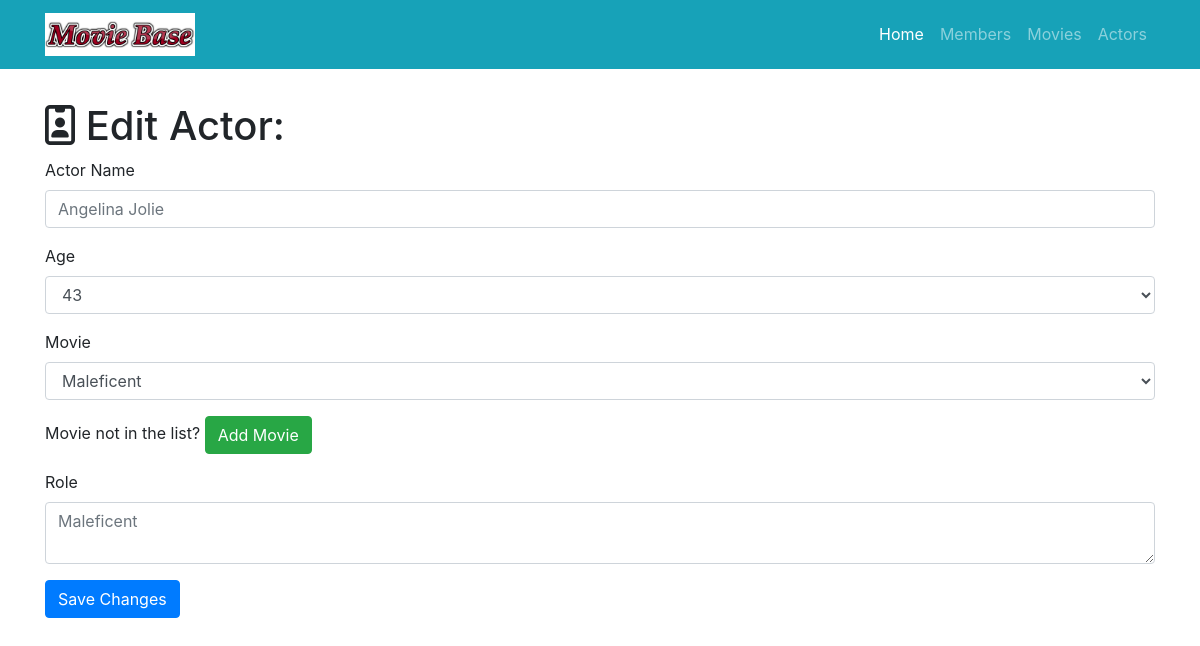
The app's page /actor-directory/edit/2 with its own data.
### project.py (models this page shows)
class Actor(db.Model):
    __tablename__ = 'actors'
    id = db.Column(db.Integer, primary_key=True)
    actor_name = db.Column(db.String(256))
    age = db.Column(db.Integer)
    role = db.Column(db.String(64))
    movie_id = db.Column(db.Integer, db.ForeignKey('movies.id'))

### project.py (the view, shortened to what this page needs)
@app.route('/actor-directory/edit/<int:id>', methods=['GET', 'POST'])
def edit_actor(id):
    actor = Actor.query.filter_by(id=id).first()
    if request.method == 'GET':
        movies = Movie.query.all()
        return render_template('actor-edit.html', actor=actor, movies=movies)

### templates/actor-edit.html (shortened to what this page needs)
{% extends "home-base.html" %}
{% block head%}
  {{super()}}
{% endblock %}
{% block page_content %}
<div class="container">
   <h1 class="mt-5"><i class="fa fa-id-badge" aria-hidden="true"></i> Edit Actor:</h1>
   <form action="/actor-directory/edit/{{actor.id}}" method="post">
     <div class="form-group">
     <label>Actor Name</label>
     <input class="form-control" type="text" name="name" placeholder="{{actor.actor_name}}" required="true">
  </div>
  <div class="form-group">
    <label>Age</label>
          <select class="form-control" name="age" placeholder="{{actor.age}}">
            {% for i in range(1, 100) %}
              {% if i == actor.age %}
                <option selected="selected">{{i}}</option>
              {% else %}
                <option>{{i}}</option>
              {% endif %}
            {% endfor %}
          </select>
        </div>
        <div class="form-group">
             <label>Movie</label>
             <select class="form-control" name="movie">
               {% for movie in movies %}
                 {% if movie == actor.movie %}
                   <option selected="selected">{{movie.title}}</option>
                 {% else %}
                   <option>{{movie.title}}</option>
                 {% endif %}
               {% endfor %}
             </select>
           </div>
           <div class="form-group">
             Movie not in the list? <a href="/movie/add" class="btn btn-success" role="button" aria-disabled="true">Add Movie</a>
           </div>
    <div class="form-group">
      <label>Role</label>
      <textarea class="form-control" name="role" value="{{actor.role}}" placeholder="{{actor.role}}" required="true"></textarea>
    </div>
    <button type="submit" class="btn btn-primary">Save Changes</button>
   </form>
 </div>
{% endblock %}

### templates/actor-edit.html (style rules this page uses)
body { padding-top: 54px; }

### records on screen
Actor: name "Angelina Jolie", age "43", role "Maleficent"

### other values on screen
form field movie "Maleficent"
